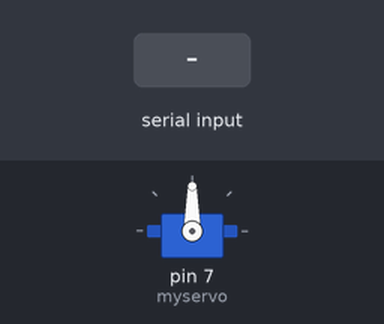
A sketch run on a simulated Arduino Uno, built with avr-gcc and run on an emulated ATmega328P. Parts: servo. Inputs (shaded band) come from the test bench.

Above: at 1.2 s.
1.3 s: "90,45\n" received over Serial
At 1.6 s:
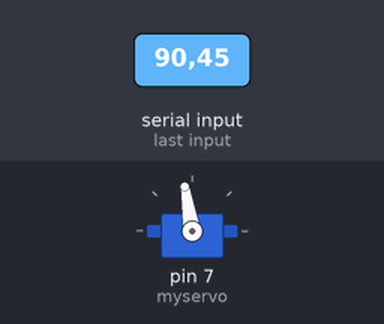
2.8 s: "30,150\n" received over Serial
At 3.9 s:
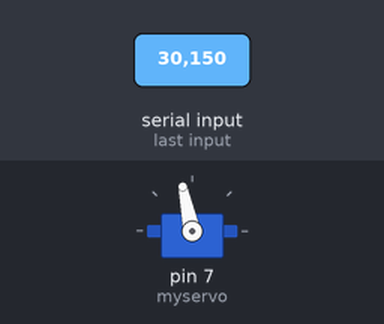
Timing chart, 0 to 5.8 s (numbered marks = the images above; inputs shaded):
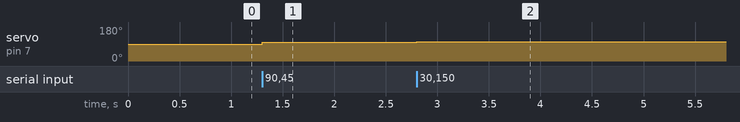

The sketch:

stand.ino
```cpp
#include <Servo.h>

Servo myservo;
int degreeOld=90;
int degree=degreeOld;
boolean right=true;
int faceNear=1;
long previousMillis = 0;
long duration=1000;


void setup() {
	Serial.begin(19200);
	Serial.flush();
	myservo.attach(7);
	myservo.write(degreeOld);
}


String readString(){
	String inString ="";
	char inChar;
	while(Serial.available()>0){
		inChar =(char) Serial.read();
		inString+=inChar;
	}
	delay(1);
	return inString;
}


void search(){
  if (faceNear==1) {  //First call of function
  	previousMillis=millis();
  	faceNear=0;
  }
  unsigned long currentMillis = millis();
  if(currentMillis - previousMillis > duration) {
  	int steps=1;
  	int limit=30;
  	if(right==true){
  		degree+=steps;
  		myservo.write(degree);
  		if(degree>=90+limit) right=false;
  	}
  	if(right==false){
  		degree-=steps;
  		myservo.write(degree);
  		if(degree<=90-limit) right=true;
  	}
  }
}


void track(String msg){
	degree=degreeOld+msg.toInt();
	myservo.write(degree);
	faceNear=1;
}


void loop() {
	String incoming="";
	if(Serial.available()) incoming=readString();
	if(incoming=="search") search();
	if(incoming.toInt()){
		track(incoming);
		degreeOld=degree;
		delay(10);
	}
}
```

Measured:
- after the input at 1.3 s, servo on pin 7 (myservo): 90° → 99° at once
- after the input at 2.8 s, servo on pin 7 (myservo): 99° → 102° at once
